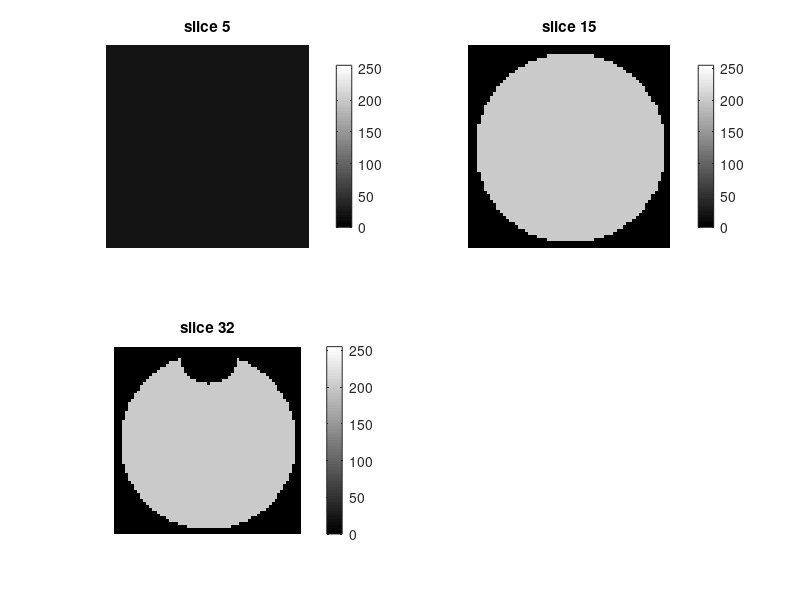

Write MATLAB code to recreate this figure. (Note: this script raises an error after producing the figure.)
% Read an image volume.
% Make a depth-coded image.
% 2017-11 updated by Maria Magnusson
%------------------------------------

% load volume
%------------
load cylvol.mat;
cylvol = double(cylvol);

% check sizes, note that (row,col,z) corresponds to (y,x,z)
%----------------------------------------------------------
siz = size(cylvol);
sizex = siz(2);
sizey = siz(1);
sizez = siz(3);
zmax = sizez;

% open figure with gray colormap
%-------------------------------
figure;
colormap gray;

% Plot 3 slices from image volume
%--------------------------------
subplot(2,2,1), imshow(cylvol(:,:,5), [0 255]);
title('slice 5'); axis image; colorbar;
subplot(2,2,2), imshow(cylvol(:,:,15), [0 255]);
title('slice 15'); axis image; colorbar;
subplot(2,2,3), imshow(cylvol(:,:,32), [0 255]);
title('slice 32'); axis image; colorbar;




% Make a depth-image in the y-direction 
%--------------------------------------
% Set params
%kd = 1;
Md = 1;
Id = 1;

%ks = 1;
% n = 3;
Ms = 1;
Is = 1;

tmp = zeros(3,3,3);
depth = zeros(sizez,sizex);
thresh = 100;
for z = 1 : zmax
  for x = 1 : sizex
    y=1;
    while (y<sizey) && (cylvol(y,x,z)<thresh)
      y=y+1;
    end
    if cylvol(y,x,z)>=thresh
      tmp(:,:,1) = cylvol(y-1:y+1,x-1:x+1,z-1);
      tmp(:,:,2) = cylvol(y-1:y+1,x-1:x+1,z);
      tmp(:,:,3) = cylvol(y-1:y+1,x-1:x+1,z+1);
      
      [grady, gradx, gradz] = gradxyz(tmp);
      grad = [grady, gradx, gradz];
      grad = grad / norm(grad);
      l_vec = [1,0,0];
      v_vec = l_vec;
      
      % find r
      % https://math.stackexchange.com/questions/13261/how-to-get-a-reflection-vector
      d = -l_vec;
      r_vec = d-2*(dot(d,grad)*grad); 
      
      scalarprod = dot(grad,l_vec);
      depth(z,x) = max(scalarprod,0)*kd*Md*Id + ks*Ms*Is*(dot(r_vec,v_vec))^n;
    end
  end
end

subplot(2,2,4);
imshow(depth, [0 1]);
title('depthimage'); axis image; colorbar;
